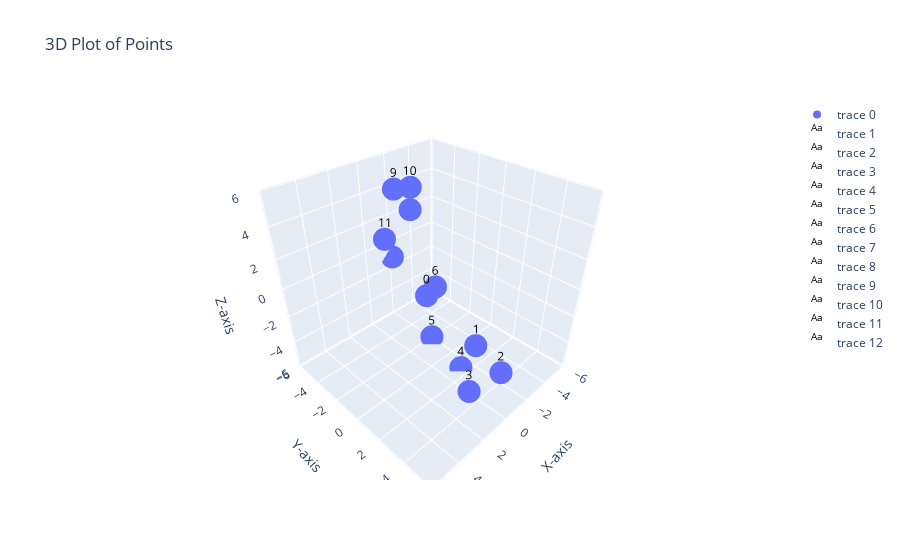

The cell this chart's notebook holds for it:
### Code cell
dab=ar([[0,1,2,3,4,5,6,5,4,3,2,1],[1,0,1,2,3,4,5,6,5,4,3,2],[2,1,0,1,2,3,4,5,6,5,4,3],[3,2,1,0,1,2,3,4,5,6,5,4],[4,3,2,1,0,1,2,3,4,5,6,5],[5,4,3,2,1,0,1,2,3,4,5,6],[6,5,4,3,2,1,0,1,2,3,4,5],[5,6,5,4,3,2,1,0,1,2,3,4],[4,5,6,5,4,3,2,1,0,1,2,3],[3,4,5,6,5,4,3,2,1,0,1,2],[2,3,4,5,6,5,4,3,2,1,0,1],[1,2,3,4,5,6,5,4,3,2,1,0]])

#dab += np.random.randn(N, N)/10
plt.imshow(dab, cmap='hot', interpolation='nearest')
plt.title("Heat map of d")
plt.colorbar()
plt.show()

mapData(dab)

### Figure 1 — Plotly figure (JSON) as saved in the notebook; plotly's stock layout.template omitted (floating-point values rounded to 4 significant figures)
{"data": [{"mode": "markers", "type": "scatter3d", "x": [3.815, 2.648, 0.845, 0.8554, -1.118, -1.744, -3.823, -1.938, -2.901, -0.7558, 0.4868, 3.63], "y": [3.487, 5.483, 5.829, 3.862, 1.509, -1.741, -3.472, -5.752, -4.869, -3.852, -1.053, 0.5706], "z": [3.36, 0.9628, -1.816, -4.728, -5.872, -5.65, -3.364, -1.067, 2.419, 4.753, 6.054, 4.948]}, {"hoverinfo": "none", "mode": "text", "text": "0", "textfont": {"color": "black", "size": 12}, "type": "scatter3d", "x": [3.815], "y": [3.487], "z": [3.36]}, {"hoverinfo": "none", "mode": "text", "text": "1", "textfont": {"color": "black", "size": 12}, "type": "scatter3d", "x": [2.648], "y": [5.483], "z": [0.9628]}, {"hoverinfo": "none", "mode": "text", "text": "2", "textfont": {"color": "black", "size": 12}, "type": "scatter3d", "x": [0.845], "y": [5.829], "z": [-1.816]}, {"hoverinfo": "none", "mode": "text", "text": "3", "textfont": {"color": "black", "size": 12}, "type": "scatter3d", "x": [0.8554], "y": [3.862], "z": [-4.728]}, {"hoverinfo": "none", "mode": "text", "text": "4", "textfont": {"color": "black", "size": 12}, "type": "scatter3d", "x": [-1.118], "y": [1.509], "z": [-5.872]}, {"hoverinfo": "none", "mode": "text", "text": "5", "textfont": {"color": "black", "size": 12}, "type": "scatter3d", "x": [-1.744], "y": [-1.741], "z": [-5.65]}, {"hoverinfo": "none", "mode": "text", "text": "6", "textfont": {"color": "black", "size": 12}, "type": "scatter3d", "x": [-3.823], "y": [-3.472], "z": [-3.364]}, {"hoverinfo": "none", "mode": "text", "text": "7", "textfont": {"color": "black", "size": 12}, "type": "scatter3d", "x": [-1.938], "y": [-5.752], "z": [-1.067]}, {"hoverinfo": "none", "mode": "text", "text": "8", "textfont": {"color": "black", "size": 12}, "type": "scatter3d", "x": [-2.901], "y": [-4.869], "z": [2.419]}, {"hoverinfo": "none", "mode": "text", "text": "9", "textfont": {"color": "black", "size": 12}, "type": "scatter3d", "x": [-0.7558], "y": [-3.852], "z": [4.753]}, {"hoverinfo": "none", "mode": "text", "text": "10", "textfont": {"color": "black", "size": 12}, "type": "scatter3d", "x": [0.4868], "y": [-1.053], "z": [6.054]}, {"hoverinfo": "none", "mode": "text", "text": "11", "textfont": {"color": "black", "size": 12}, "type": "scatter3d", "x": [3.63], "y": [0.5706], "z": [4.948]}], "layout": {"scene": {"aspectmode": "cube", "xaxis": {"range": [-6.054, 6.054], "title": {"text": "X-axis"}}, "yaxis": {"range": [-6.054, 6.054], "title": {"text": "Y-axis"}}, "zaxis": {"range": [-6.054, 6.054], "title": {"text": "Z-axis"}}}, "title": {"text": "3D Plot of Points"}}}
